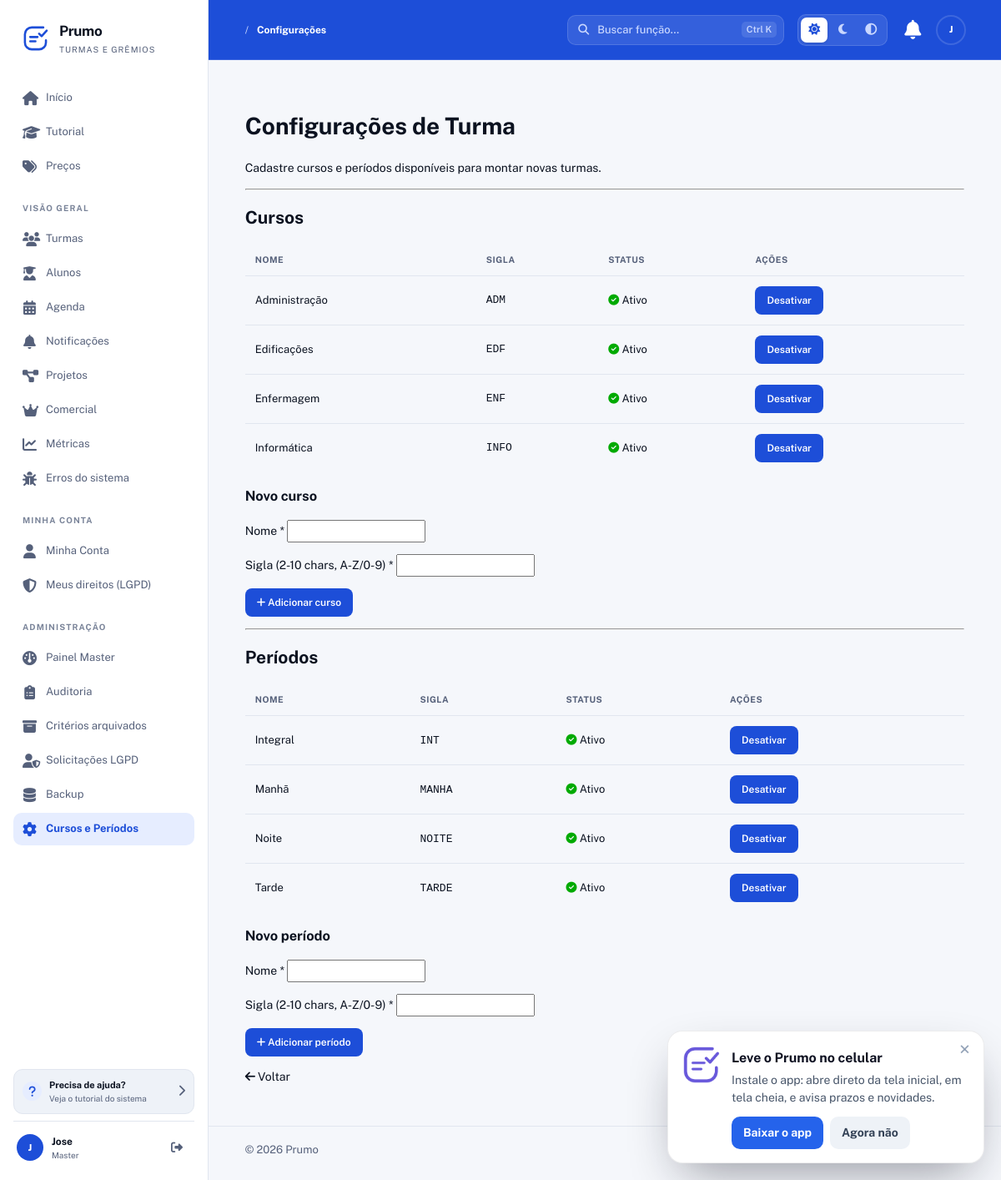
Page /SGT/configuracoes/turmas (signed in) on the committed database.
### tables this page shows
CREATE TABLE cursos (
  id INT AUTO_INCREMENT PRIMARY KEY,
  nome VARCHAR(100) NOT NULL,
  sigla VARCHAR(20) NOT NULL UNIQUE,
  ativo TINYINT(1) NOT NULL DEFAULT 1,
  created_at TIMESTAMP DEFAULT CURRENT_TIMESTAMP,
  updated_at TIMESTAMP DEFAULT CURRENT_TIMESTAMP ON UPDATE CURRENT_TIMESTAMP
);

CREATE TABLE periodos (
  id INT AUTO_INCREMENT PRIMARY KEY,
  nome VARCHAR(50) NOT NULL,
  sigla VARCHAR(20) NOT NULL UNIQUE,
  ativo TINYINT(1) NOT NULL DEFAULT 1,
  created_at TIMESTAMP DEFAULT CURRENT_TIMESTAMP,
  updated_at TIMESTAMP DEFAULT CURRENT_TIMESTAMP ON UPDATE CURRENT_TIMESTAMP
);

### app/Controllers/ConfiguracaoTurmaController.php (called while the page is built, shortened)
<?php
require_once __DIR__ . '/../Core/App.php';
class ConfiguracaoTurmaController
{
    private Curso     $curso;
    private Periodo   $periodo;
    public function __construct()
    {
        $this->curso   = new Curso();
        $this->periodo = new Periodo();
    }
    public function index()
    {
        $this->render('configuracoes/turmas', [
            'cursos'   => $this->curso->listarTodos(),
            'periodos' => $this->periodo->listarTodos(),
        ]);
    }
    private function render(string $view, array $dados = []): void
    {
        extract($dados);
        require __DIR__ . '/../Views/' . $view . '.php';
    }
}

### app/Core/Router.php (called while the page is built, shortened)
<?php
require_once __DIR__ . '/App.php';
class Router
{
    private $routes = ['GET' => [], 'POST' => []];
    public function get($uri, $action, $roles = [])
    {
        $this->routes['GET'][$uri] = ['action' => $action, 'roles' => $roles];
    }
    public function post($uri, $action, $roles = [])
    {
        $this->routes['POST'][$uri] = ['action' => $action, 'roles' => $roles];
    }
    public function dispatch($requestUri)
    {
        $path     = parse_url($requestUri, PHP_URL_PATH);
        $basePath = App::getBasePath();
        if ($basePath && strpos($path, $basePath) === 0) {
            $path = substr($path, strlen($basePath));
        }
        $method = $_SERVER['REQUEST_METHOD'];
        $route  = $this->routes[$method][$path] ?? null;
        $params = [];
        $action = $route['action'];
        [$controller, $methodName] = explode('@', $action);
        $controllerInstance = new $controller();
        $controllerInstance->$methodName(...$params);
    }
}

### public/index.php (called while the page is built, shortened)
<?php
require_once __DIR__ . '/../app/Core/App.php';
require_once __DIR__ . '/../app/Core/Router.php';
$router = new Router();
$router->dispatch($_SERVER['REQUEST_URI']);

### app/Models/Curso.php (called while the page is built, shortened)
<?php
class Curso extends Model
{
    public function listarTodos(): array
    {
        return $this->conn->query("
            SELECT * FROM cursos ORDER BY ativo DESC, nome ASC
        ")->fetchAll(PDO::FETCH_ASSOC);
    }
}

### app/Core/App.php (called while the page is built, shortened)
<?php
class App
{
    private static $config = null;
    public static function init()
    {
        if (self::$config === null) {
            $envFile = __DIR__ . '/../../.env';
            self::$config = parse_ini_file($envFile);
        }
    }
    public static function get($key, $default = null)
    {
        return self::$config[$key] ?? $_ENV[$key] ?? $default;
    }
    public static function getName()
    {
        return self::get('APP_NAME', 'ProjetoBase');
    }
    public static function getBasePath()
    {
        return self::get('APP_BASE_PATH', '/' . self::getName());
    }
}

### app/Models/Periodo.php (called while the page is built, shortened)
<?php
class Periodo extends Model
{
    public function listarTodos(): array
    {
        return $this->conn->query("
            SELECT * FROM periodos ORDER BY ativo DESC, nome ASC
        ")->fetchAll(PDO::FETCH_ASSOC);
    }
}

### app/Views/configuracoes/turmas.php (the view, shortened to what this page needs)
<?php
require_once __DIR__ . '/../layouts/header.php';
require_once __DIR__ . '/../layouts/nav.php';
?>
<h1>Configurações de Turma</h1>
<p>Cadastre cursos e períodos disponíveis para montar novas turmas.</p>
<hr>
<h2>Cursos</h2>
<table border="1" cellpadding="6">
    <thead>
        <tr><th>Nome</th><th>Sigla</th><th>Status</th><th>Ações</th></tr>
    </thead>
    <tbody>
        <?php foreach ($cursos as $c): ?>
            <tr>
                <td><?= h($c['nome']) ?></td>
                <td><code><?= h($c['sigla']) ?></code></td>
                <td>
                    <?php if ($c['ativo']): ?>
                        <i class="fas fa-check-circle" style="color:#0a0"></i> Ativo
                    <?php else: ?>
                        <i class="fas fa-ban" style="color:#b00"></i> Inativo
                    <?php endif; ?>
                </td>
                <td>
                    <form method="POST" action="<?= $basePath ?>/configuracoes/turmas/curso/toggle/<?= (int) $c['id'] ?>" style="display:inline">
                        <button type="submit"><?= $c['ativo'] ? 'Desativar' : 'Ativar' ?></button>
                    </form>
                </td>
            </tr>
        <?php endforeach; ?>
    </tbody>
</table>
<h3>Novo curso</h3>
<form method="POST" action="<?= $basePath ?>/configuracoes/turmas/curso/salvar">
    <p><label>Nome * <input type="text" name="nome" maxlength="100" required></label></p>
    <p><label>Sigla (2-10 chars, A-Z/0-9) * <input type="text" name="sigla" maxlength="10" required></label></p>
    <p><button type="submit"><i class="fas fa-plus"></i> Adicionar curso</button></p>
</form>
<hr>
<h2>Períodos</h2>
<table border="1" cellpadding="6">
    <thead>
        <tr><th>Nome</th><th>Sigla</th><th>Status</th><th>Ações</th></tr>
    </thead>
    <tbody>
        <?php foreach ($periodos as $p): ?>
            <tr>
                <td><?= h($p['nome']) ?></td>
                <td><code><?= h($p['sigla']) ?></code></td>
                <td>
                    <?php if ($p['ativo']): ?>
                        <i class="fas fa-check-circle" style="color:#0a0"></i> Ativo
                    <?php else: ?>
                        <i class="fas fa-ban" style="color:#b00"></i> Inativo
                    <?php endif; ?>
                </td>
                <td>
                    <form method="POST" action="<?= $basePath ?>/configuracoes/turmas/periodo/toggle/<?= (int) $p['id'] ?>" style="display:inline">
                        <button type="submit"><?= $p['ativo'] ? 'Desativar' : 'Ativar' ?></button>
                    </form>
                </td>
            </tr>
        <?php endforeach; ?>
    </tbody>
</table>
<h3>Novo período</h3>
<form method="POST" action="<?= $basePath ?>/configuracoes/turmas/periodo/salvar">
    <p><label>Nome * <input type="text" name="nome" maxlength="50" required></label></p>
    <p><label>Sigla (2-10 chars, A-Z/0-9) * <input type="text" name="sigla" maxlength="10" required></label></p>
    <p><button type="submit"><i class="fas fa-plus"></i> Adicionar período</button></p>
</form>
<p><a href="<?= $basePath ?>/turmas"><i class="fas fa-arrow-left"></i> Voltar</a></p>
<?php require_once __DIR__ . '/../layouts/footer.php'; ?>

### public/css/base.css (style rules this page uses)
:root { color-scheme: light; --bg: #f5f7fb; --surface: #ffffff; --surface-2: #eef2f8; --text: #0b1220; --muted: #55607a; --muted-2: #7a8499; --border: #e1e6ef; --border-strong: #c9d1de; --primary: #1d4ed8; --primary-dark: #1e3a8a; --primary-soft: #e6edff; --accent: #0891b2; --accent-on-dark: #22d3ee; --shell-bg: #1d4ed8; --shell-text: #ffffff; --shell-muted: #c9d7ff; --shell-border: rgba(255, 255, 255, .14); --font-num: "Barlow Condensed", "Arial Narrow", sans-serif; --blue: #2563eb; --green: #16a34a; --orange: #e08600; --red: #dc3b4d; --shadow: 0 10px 28px rgba(26, 31, 46, .08); --radius: 16px; --radius-sm: 10px; --sidebar: 250px; --sans: "Public Sans", ui-sans-serif, -apple-system, BlinkMacSystemFont, "Segoe UI", sans-serif; }
*, *::before, *::after { box-sizing: border-box; }
html { scroll-behavior: smooth; }
html, body { overflow-x: hidden; max-width: 100%; }
table { display: table; width: 100%; }
body { margin: 0; background: var(--bg); color: var(--text); font: 14px/1.5 var(--sans); -webkit-font-smoothing: antialiased; transition: background .25s, color .25s; }
a { color: inherit; text-decoration: none; }
button, input, select, textarea { font: inherit; color: inherit; }
button { cursor: pointer; }

### public/css/components.css (style rules this page uses)
button:not([class]) { background: var(--primary); color: #fff; border: 0; border-radius: 8px; min-height: 34px; padding: 0 14px; font: inherit; font-size: 12px; font-weight: 600; cursor: pointer; transition: .2s; }
table { width: 100%; border-collapse: collapse; font-size: 13px; margin: 12px 0; }
table thead th { color: var(--muted); font-size: 10.5px; text-transform: uppercase; letter-spacing: .5px; font-weight: 700; text-align: left; padding: 10px 12px; border-bottom: 1px solid var(--border); background: transparent; }
table tbody td { padding: 12px; border-bottom: 1px solid var(--border); color: var(--text); vertical-align: middle; }
table tbody tr:last-child td { border-bottom: 0; }
table[border] { border: 0 !important; }
table[border] td, table[border] th { border-left: 0 !important; border-right: 0 !important; border-top: 0 !important; }

### rows in the picture
cursos: nome "Administração", sigla "ADM", ativo 1 (drawn)
cursos: nome "Edificações", sigla "EDF", ativo 1 (drawn)
cursos: nome "Enfermagem", sigla "ENF", ativo 1 (drawn)
cursos: nome "Informática", sigla "INFO", ativo 1 (drawn)
periodos: nome "Integral", sigla "INT", ativo 1 (drawn)
periodos: nome "Manhã", sigla "MANHA", ativo 1 (drawn)
periodos: nome "Noite", sigla "NOITE", ativo 1 (drawn)
periodos: nome "Tarde", sigla "TARDE", ativo 1 (drawn)

### other values in the picture
$appName "Prumo"
$label "Início"
$label "Tutorial"
$label "Preços"
$secao "VISÃO GERAL"
$label "Turmas"
$label "Alunos"
$label "Agenda"
$label "Notificações"
$label "Projetos"
$label "Comercial"
$label "Métricas"
$label "Erros do sistema"
$secao "MINHA CONTA"
$label "Minha Conta"
